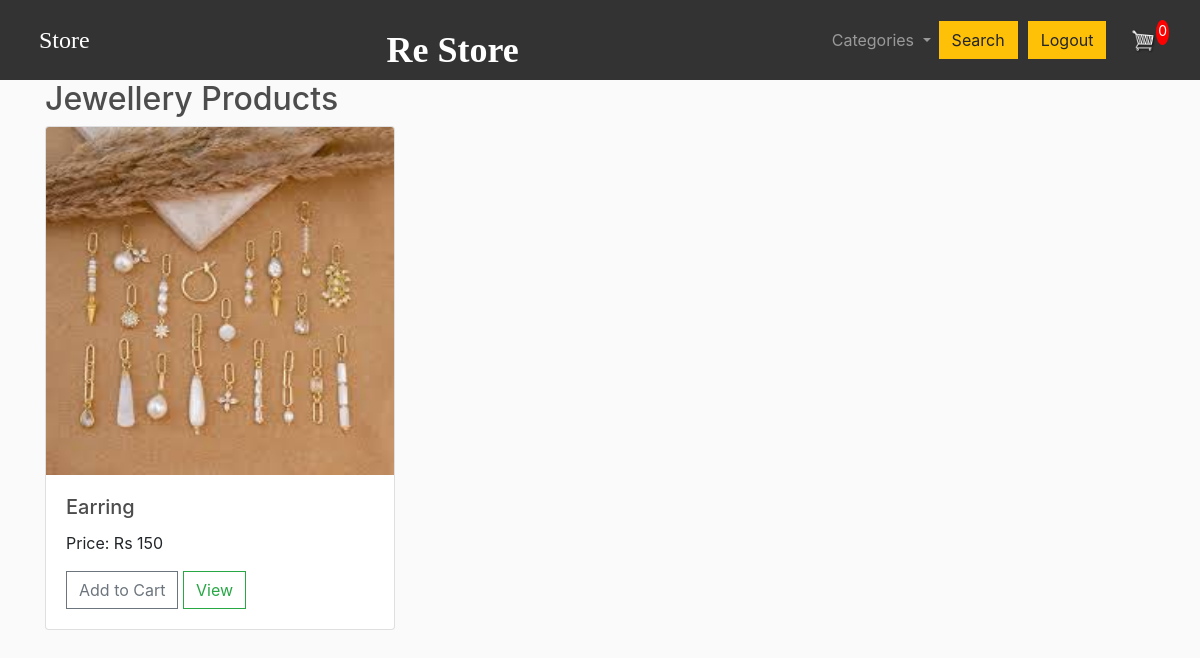
/category/jewellery/ (signed in), run on the app's committed database.
### Store/models.py (models this page shows, shortened)
class Category(models.Model):
    name = models.CharField(max_length=50)
    class Meta:
        verbose_name_plural = 'categories'

class Product(models.Model):
	name = models.CharField(max_length=200)
	category = models.ForeignKey(Category, on_delete=models.CASCADE, default=1)
	price = models.DecimalField(max_digits=7, decimal_places=0)  # Store prices with 0 decimal places
	digital = models.BooleanField(default=False,null=True, blank=True)
	image = models.ImageField(null=True, blank=True)
	@property
	def imageURL(self):
		try:
			url = self.image.url
		except:
			url = ''
		return url

### Store/views.py (the view)
# urls.py: path('category/<str:foo>/', views.category, name='category'),
def category(request,foo):
    data = cartData(request)
    cartItems = data['cartItems']
    foo=foo.replace('-',' ').lower()
    try:
        category=Category.objects.get(name__iexact=foo)
        products=Product.objects.filter(category=category)
        return render(request,'category.html',{'products':products,'category':category,'cartItems': cartItems,})
    except Category.DoesNotExist:
        messages.error(request, "That category doesn't exist")
        return redirect('store')

### Store/models.py (called while the page is built)
	@property
	def get_cart_items(self):
		orderitems = self.orderitem_set.all()
		total = sum([item.quantity for item in orderitems])
		return total

### Store/utils.py (called while the page is built)
def cartData(request):
    if request.user.is_authenticated:
        customer = request.user.customer
        order, created = Order.objects.get_or_create(customer=customer, complete=False)
        items = order.orderitem_set.all()
        cartItems = order.get_cart_items
    else:
        cookieData = cookieCart(request)
        cartItems = cookieData['cartItems']
        order = cookieData['order']
        items = cookieData['items']
    return {'cartItems': cartItems, 'order': order, 'items': items}

### Store/templates/store/category.html
{% extends 'store/main.html' %}
{% load static %}
{% block content %}
    <h2>{{ category.name }} Products</h2>
    <div class="row">
        {% for product in products %}
            <div class="col-md-4">
                <div class="card">
                    <img class="card-img-top" src="{{ product.imageURL }}" alt="{{ product.name }}">
                    <div class="card-body">
                        <h5 class="card-title">{{ product.name }}</h5>
                        <p class="card-text">Price: Rs {{ product.price }}</p>
                        <button data-product="{{ product.id }}" data-action="add" class="btn btn-outline-secondary add-btn update-cart">Add to Cart</button>
                        <a href="#" class="btn btn-outline-success">View</a>
                    </div>
                </div>
            </div>
        {% endfor %}
    </div>
{% endblock content %}

### Store/static/css/main.css (style rules this page uses)
body { background-color: hsl(0, 0%, 98%); }
h1,h2,h3,h4,h5,h6 { color:hsl(0, 0%, 30%); }
.btn { border-radius: 0; }

### data on the page
Category: name "Jewellery"
Product: imageURL (picture), name "Earring", price "150"

### other printed values
{{ cartItems }} "0"
